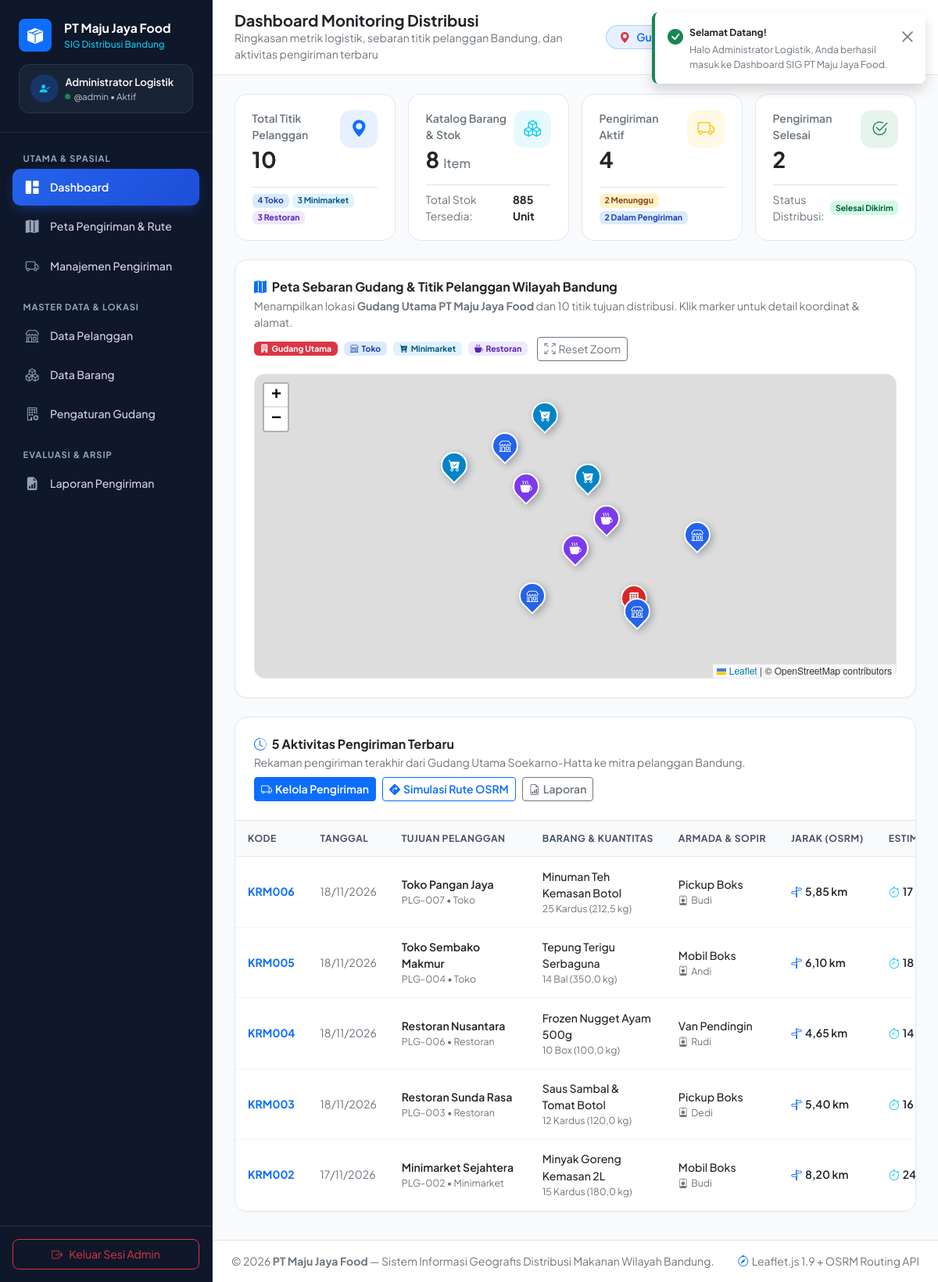
/index.php?page=dashboard (signed in), run on the app's committed database.
### tables this page shows
CREATE TABLE IF NOT EXISTS `warehouses` (
    `id` INT AUTO_INCREMENT PRIMARY KEY,
    `name` VARCHAR(120) NOT NULL,
    `address` TEXT NOT NULL,
    `latitude` DECIMAL(10,8) NOT NULL,
    `longitude` DECIMAL(11,8) NOT NULL,
    `updated_at` TIMESTAMP DEFAULT CURRENT_TIMESTAMP ON UPDATE CURRENT_TIMESTAMP
);

CREATE TABLE IF NOT EXISTS `shipments` (
    `id` INT AUTO_INCREMENT PRIMARY KEY,
    `shipment_code` VARCHAR(20) NOT NULL UNIQUE,
    `warehouse_id` INT NOT NULL,
    `customer_id` INT NOT NULL,
    `product_id` INT NOT NULL,
    `quantity` INT NOT NULL,
    `total_weight` DECIMAL(10,2) NOT NULL,
    `vehicle_type` VARCHAR(50) NOT NULL,
    `driver_name` VARCHAR(100) NOT NULL,
    `distance_km` DECIMAL(8,2) NOT NULL,
    `duration_minutes` INT NOT NULL,
    `route_geometry` LONGTEXT NULL,
    `status` ENUM('Menunggu', 'Dalam pengiriman', 'Selesai dikirim') NOT NULL DEFAULT 'Menunggu',
    `shipment_date` DATE NOT NULL,
    `notes` TEXT NULL,
    `created_at` TIMESTAMP DEFAULT CURRENT_TIMESTAMP,
    CONSTRAINT `fk_shipments_warehouse`
        FOREIGN KEY (`warehouse_id`) REFERENCES `warehouses`(`id`)
        ON UPDATE CASCADE ON DELETE RESTRICT,
    CONSTRAINT `fk_shipments_customer`
        FOREIGN KEY (`customer_id`) REFERENCES `customers`(`id`)
        ON UPDATE CASCADE ON DELETE RESTRICT,
    CONSTRAINT `fk_shipments_product`
        FOREIGN KEY (`product_id`) REFERENCES `products`(`id`)
        ON UPDATE CASCADE ON DELETE RESTRICT
);

CREATE TABLE IF NOT EXISTS `customers` (
    `id` INT AUTO_INCREMENT PRIMARY KEY,
    `code` VARCHAR(20) NOT NULL UNIQUE,
    `name` VARCHAR(120) NOT NULL,
    `category` ENUM('Toko', 'Minimarket', 'Restoran') NOT NULL,
    `pic_name` VARCHAR(100) NOT NULL,
    `phone` VARCHAR(25) NOT NULL,
    `address` TEXT NOT NULL,
    `latitude` DECIMAL(10,8) NOT NULL,
    `longitude` DECIMAL(11,8) NOT NULL,
    `created_at` TIMESTAMP DEFAULT CURRENT_TIMESTAMP
);

CREATE TABLE IF NOT EXISTS `products` (
    `id` INT AUTO_INCREMENT PRIMARY KEY,
    `code` VARCHAR(20) NOT NULL UNIQUE,
    `name` VARCHAR(120) NOT NULL,
    `category` VARCHAR(60) NOT NULL,
    `unit` VARCHAR(30) NOT NULL,
    `weight_per_unit` DECIMAL(8,2) NOT NULL,
    `stock` INT NOT NULL DEFAULT 0
);

### views/dashboard.php (the view, shortened to what the rows shown need)
<?php
$custTotal = (int)$pdo->query('SELECT COUNT(*) FROM customers')->fetchColumn();
$custByCatStmt = $pdo->query('SELECT category, COUNT(*) AS total FROM customers GROUP BY category');
$custByCat = ['Toko' => 0, 'Minimarket' => 0, 'Restoran' => 0];
foreach ($custByCatStmt->fetchAll() as $row) {
    $custByCat[$row['category']] = (int)$row['total'];
}
$prodStats = $pdo->query('SELECT COUNT(*) AS total_items, COALESCE(SUM(stock), 0) AS total_stock FROM products')->fetch();
$totalProducts = (int)($prodStats['total_items'] ?? 0);
$totalStock    = (int)($prodStats['total_stock'] ?? 0);
$shipStatsStmt = $pdo->query('SELECT status, COUNT(*) AS total FROM shipments GROUP BY status');
$shipStats = ['Menunggu' => 0, 'Dalam pengiriman' => 0, 'Selesai dikirim' => 0];
foreach ($shipStatsStmt->fetchAll() as $row) {
    $shipStats[$row['status']] = (int)$row['total'];
}
$activeShipments    = $shipStats['Menunggu'] + $shipStats['Dalam pengiriman'];
$completedShipments = $shipStats['Selesai dikirim'];
$latestShipmentsStmt = $pdo->query('
    SELECT s.*,
           c.code AS customer_code,
           c.name AS customer_name,
           c.category AS customer_category,
           p.code AS product_code,
           p.name AS product_name,
           p.unit AS product_unit
    FROM shipments s
    INNER JOIN customers c ON s.customer_id = c.id
    INNER JOIN products p ON s.product_id = p.id
    ORDER BY s.shipment_date DESC, s.id DESC
    LIMIT 5
');
$latestShipments = $latestShipmentsStmt->fetchAll();
?>
<div class="row g-3 mb-4">
    <div class="col-sm-6 col-xl-3">
        <div class="kpi-card h-100 d-flex flex-column justify-content-between">
            <div class="d-flex align-items-start justify-content-between gap-2 mb-3">
                <div>
                    <div class="text-secondary small fw-semibold mb-1">Total Titik Pelanggan</div>
                    <div class="h3 fw-bold text-dark mb-0"><?= number_format($custTotal, 0, ',', '.') ?></div>
                </div>
                <div class="kpi-icon bg-primary bg-opacity-10 text-primary">
                    <i class="bi bi-geo-alt-fill"></i>
                </div>
            </div>
            <div class="d-flex flex-wrap gap-1 pt-2 border-top small">
                <span class="badge badge-soft-primary"><?= (int)$custByCat['Toko'] ?> Toko</span>
                <span class="badge badge-soft-info"><?= (int)$custByCat['Minimarket'] ?> Minimarket</span>
                <span class="badge badge-soft-purple"><?= (int)$custByCat['Restoran'] ?> Restoran</span>
            </div>
        </div>
    </div>
    <div class="col-sm-6 col-xl-3">
        <div class="kpi-card h-100 d-flex flex-column justify-content-between">
            <div class="d-flex align-items-start justify-content-between gap-2 mb-3">
                <div>
                    <div class="text-secondary small fw-semibold mb-1">Katalog Barang &amp; Stok</div>
                    <div class="h3 fw-bold text-dark mb-0"><?= number_format($totalProducts, 0, ',', '.') ?> <span class="fs-6 fw-medium text-secondary">Item</span></div>
                </div>
                <div class="kpi-icon bg-info bg-opacity-10 text-info">
                    <i class="bi bi-boxes"></i>
                </div>
            </div>
            <div class="pt-2 border-top small text-secondary d-flex align-items-center justify-content-between">
                <span>Total Stok Tersedia:</span>
                <strong class="text-dark"><?= number_format($totalStock, 0, ',', '.') ?> Unit</strong>
            </div>
        </div>
    </div>
    <div class="col-sm-6 col-xl-3">
        <div class="kpi-card h-100 d-flex flex-column justify-content-between">
            <div class="d-flex align-items-start justify-content-between gap-2 mb-3">
                <div>
                    <div class="text-secondary small fw-semibold mb-1">Pengiriman Aktif</div>
                    <div class="h3 fw-bold text-dark mb-0"><?= number_format($activeShipments, 0, ',', '.') ?></div>
                </div>
                <div class="kpi-icon bg-warning bg-opacity-10 text-warning">
                    <i class="bi bi-truck"></i>
                </div>
            </div>
            <div class="d-flex flex-wrap gap-1 pt-2 border-top small">
                <span class="badge badge-soft-warning"><?= (int)$shipStats['Menunggu'] ?> Menunggu</span>
                <span class="badge badge-soft-primary"><?= (int)$shipStats['Dalam pengiriman'] ?> Dalam Pengiriman</span>
            </div>
        </div>
    </div>
    <div class="col-sm-6 col-xl-3">
        <div class="kpi-card h-100 d-flex flex-column justify-content-between">
            <div class="d-flex align-items-start justify-content-between gap-2 mb-3">
                <div>
                    <div class="text-secondary small fw-semibold mb-1">Pengiriman Selesai</div>
                    <div class="h3 fw-bold text-dark mb-0"><?= number_format($completedShipments, 0, ',', '.') ?></div>
                </div>
                <div class="kpi-icon bg-success bg-opacity-10 text-success">
                    <i class="bi bi-check2-circle"></i>
                </div>
            </div>
            <div class="pt-2 border-top small text-secondary d-flex align-items-center justify-content-between">
                <span>Status Distribusi:</span>
                <span class="badge badge-soft-success">Selesai Dikirim</span>
            </div>
        </div>
    </div>
</div>
<div class="content-card p-3 p-lg-4 mb-4">
    <div class="d-flex flex-wrap align-items-center justify-content-between gap-2 mb-3">
        <div>
            <h2 class="h6 fw-bold text-dark mb-1">
                <i class="bi bi-map-fill text-primary me-1"></i> Peta Sebaran Gudang &amp; Titik Pelanggan Wilayah Bandung
            </h2>
            <p class="text-secondary small mb-0">
                Menampilkan lokasi <strong><?= e($activeWarehouse['name']) ?></strong> dan <?= (int)$custTotal ?> titik tujuan distribusi. Klik marker untuk detail koordinat &amp; alamat.
            </p>
        </div>
        <div class="d-flex flex-wrap align-items-center gap-2 small">
            <span class="badge bg-danger text-white px-2 py-1"><i class="bi bi-building-fill me-1"></i>Gudang Utama</span>
            <span class="badge badge-soft-primary px-2 py-1"><i class="bi bi-shop me-1"></i>Toko</span>
            <span class="badge badge-soft-info px-2 py-1"><i class="bi bi-cart-check-fill me-1"></i>Minimarket</span>
            <span class="badge badge-soft-purple px-2 py-1"><i class="bi bi-cup-hot-fill me-1"></i>Restoran</span>
            <button type="button" class="btn btn-sm btn-outline-secondary ms-1" id="resetDashboardMapBtn">
                <i class="bi bi-arrows-fullscreen me-1"></i>Reset Zoom
            </button>
        </div>
    </div>
    <div id="dashboardMap" class="map-dashboard-box"></div>
</div>
<div class="content-card overflow-hidden">
    <div class="p-3 p-lg-4 border-bottom d-flex flex-wrap align-items-center justify-content-between gap-2">
        <div>
            <h2 class="h6 fw-bold text-dark mb-1">
                <i class="bi bi-clock-history text-primary me-1"></i> 5 Aktivitas Pengiriman Terbaru
            </h2>
            <p class="text-secondary small mb-0">Rekaman pengiriman terakhir dari Gudang Utama Soekarno-Hatta ke mitra pelanggan Bandung.</p>
        </div>
        <div class="d-flex flex-wrap gap-2">
            <a href="<?= e(base_url('index.php?page=pengiriman')) ?>" class="btn btn-sm btn-primary fw-semibold">
                <i class="bi bi-truck me-1"></i>Kelola Pengiriman
            </a>
            <a href="<?= e(base_url('index.php?page=peta')) ?>" class="btn btn-sm btn-outline-primary fw-semibold">
                <i class="bi bi-sign-turn-right-fill me-1"></i>Simulasi Rute OSRM
            </a>
            <a href="<?= e(base_url('index.php?page=laporan')) ?>" class="btn btn-sm btn-outline-secondary fw-semibold">
                <i class="bi bi-file-earmark-bar-graph me-1"></i>Laporan
            </a>
        </div>
    </div>
    <div class="table-scroll-container" tabindex="0" role="region" aria-label="Tabel 5 Pengiriman Terbaru">
        <table class="table table-gis">
            <thead>
                <tr>
                    <th scope="col">Kode</th>
                    <th scope="col">Tanggal</th>
                    <th scope="col">Tujuan Pelanggan</th>
                    <th scope="col">Barang &amp; Kuantitas</th>
                    <th scope="col">Armada &amp; Sopir</th>
                    <th scope="col">Jarak (OSRM)</th>
                    <th scope="col">Estimasi Waktu</th>
                </tr>
            </thead>
            <tbody>
                <?php if (empty($latestShipments)): ?>
                    <tr>
                        <td colspan="8" class="text-center py-4 text-secondary">Belum ada data pengiriman tercatat.</td>
                    </tr>
                <?php else: ?>
                    <?php foreach ($latestShipments as $ship): ?>
                        <tr>
                            <th scope="row" class="fw-bold text-primary text-nowrap"><?= e($ship['shipment_code']) ?></th>
                            <td class="text-nowrap small text-secondary"><?= e(date('d/m/Y', strtotime($ship['shipment_date']))) ?></td>
                            <td class="col-name-prop">
                                <div class="fw-semibold text-dark"><?= e($ship['customer_name']) ?></div>
                                <div class="small text-secondary"><?= e($ship['customer_code']) ?> &bull; <?= e($ship['customer_category']) ?></div>
                            </td>
                            <td>
                                <div class="fw-medium text-dark"><?= e($ship['product_name']) ?></div>
                                <div class="small text-secondary">
                                    <?= (int)$ship['quantity'] ?> <?= e($ship['product_unit']) ?> (<?= number_format((float)$ship['total_weight'], 1, ',', '.') ?> kg)
                                </div>
                            </td>
                            <td class="text-nowrap">
                                <div class="fw-medium text-dark"><?= e($ship['vehicle_type']) ?></div>
                                <div class="small text-secondary"><i class="bi bi-person-badge me-1"></i><?= e($ship['driver_name']) ?></div>
                            </td>
                            <td class="text-nowrap fw-semibold text-dark">
                                <i class="bi bi-signpost-split text-primary me-1"></i><?= number_format((float)$ship['distance_km'], 2, ',', '.') ?> km
                            </td>
                            <td class="text-nowrap fw-semibold text-dark">
                                <i class="bi bi-stopwatch text-info me-1"></i><?= (int)$ship['duration_minutes'] ?> menit
                            </td>
                        </tr>
                    <?php endforeach; ?>
                <?php endif; ?>
            </tbody>
        </table>
    </div>
</div>

### views/layouts/header.php (shortened to what the rows shown need)
<?php
$warehouseName = $activeWarehouse['name'] ?? 'Gudang Utama PT Maju Jaya Food';
?>
<!DOCTYPE html>
<html lang="id">
<head>
    <link href="https://cdn.jsdelivr.net/npm/bootstrap@5.3.3/dist/css/bootstrap.min.css" rel="stylesheet">
    <link href="https://cdn.jsdelivr.net/npm/bootstrap-icons@1.11.3/font/bootstrap-icons.min.css" rel="stylesheet">
    <link rel="stylesheet" href="https://unpkg.com/leaflet@1.9.4/dist/leaflet.css">
    <link rel="stylesheet" href="<?= e(base_url('assets/css/style.css')) ?>">
</head>
<body>
<div class="app-wrapper">
    <div class="app-main">
        <header class="app-topbar d-flex align-items-center justify-content-between gap-3">
            <div class="d-flex align-items-center gap-3">
                <div>
                    <h1 class="h5 fw-bold text-dark mb-0"><?= e($pageTitle ?? 'Dashboard') ?></h1>
                </div>
            </div>
            <div class="d-flex align-items-center gap-2 gap-md-3">
                <a href="<?= e(base_url('index.php?page=gudang')) ?>" class="text-decoration-none d-none d-sm-inline-flex align-items-center gap-2 px-3 py-1 rounded-pill bg-primary bg-opacity-10 text-primary border border-primary border-opacity-25 small fw-semibold" title="Titik Awal Pengiriman Aktif">
                    <i class="bi bi-geo-alt-fill text-danger"></i>
                    <span class="text-truncate" style="max-width: 220px;" id="topbarWarehouseBadge"><?= e($warehouseName) ?> (Bandung)</span>
                </a>
            </div>
        </header>
        <main class="app-content">

### data on the page
warehouses: name "Gudang Utama PT Maju Jaya Fo…", name "Gudang Utama PT Maju Jaya Food"
shipments: shipment_code "KRM006", shipment_date "18/11/2026", customer.name "Toko Pangan Jaya", customer.code "PLG-007", customer.category "Toko", product.name "Minuman Teh Kemasan Botol", quantity "25", product.unit "Kardus", total_weight "212,5", vehicle_type "Pickup Boks", driver_name "Budi", distance_km "5,85", duration_minutes "17"
shipments: shipment_code "KRM005", shipment_date "18/11/2026", customer.name "Toko Sembako Makmur", customer.code "PLG-004", customer.category "Toko", product.name "Tepung Terigu Serbaguna", quantity "14", product.unit "Bal", total_weight "350,0", vehicle_type "Mobil Boks", driver_name "Andi", distance_km "6,10", duration_minutes "18"
shipments: shipment_code "KRM004", shipment_date "18/11/2026", customer.name "Restoran Nusantara", customer.code "PLG-006", customer.category "Restoran", product.name "Frozen Nugget Ayam 500g", quantity "10", product.unit "Box", total_weight "100,0", vehicle_type "Van Pendingin", driver_name "Rudi", distance_km "4,65", duration_minutes "14"
shipments: shipment_code "KRM003", shipment_date "18/11/2026", customer.name "Restoran Sunda Rasa", customer.code "PLG-003", customer.category "Restoran", product.name "Saus Sambal & Tomat Botol", quantity "12", product.unit "Kardus", total_weight "120,0", vehicle_type "Pickup Boks", driver_name "Dedi", distance_km "5,40", duration_minutes "16"
shipments: shipment_code "KRM002", shipment_date "17/11/2026", customer.name "Minimarket Sejahtera", customer.code "PLG-002", customer.category "Minimarket", product.name "Minyak Goreng Kemasan 2L", quantity "15", product.unit "Kardus", total_weight "180,0", vehicle_type "Mobil Boks", driver_name "Budi", distance_km "8,20", duration_minutes "24…"

### other printed values
$adminName "Administrator Logistik"
$adminUsername "admin"
$pageTitle "Dashboard Monitoring Distribusi"
$pageSubtitle "Ringkasan metrik logistik, sebaran titik pelanggan Bandung, dan aktivitas pengiriman terbaru"
$custTotal "10"
$custByCat['Toko'] "4"
$custByCat['Minimarket'] "3"
$custByCat['Restoran'] "3"
$totalProducts "8"
$totalStock "885"
$activeShipments "4"
$shipStats['Menunggu'] "2"
$shipStats['Dalam pengiriman'] "2"
$completedShipments "2"
